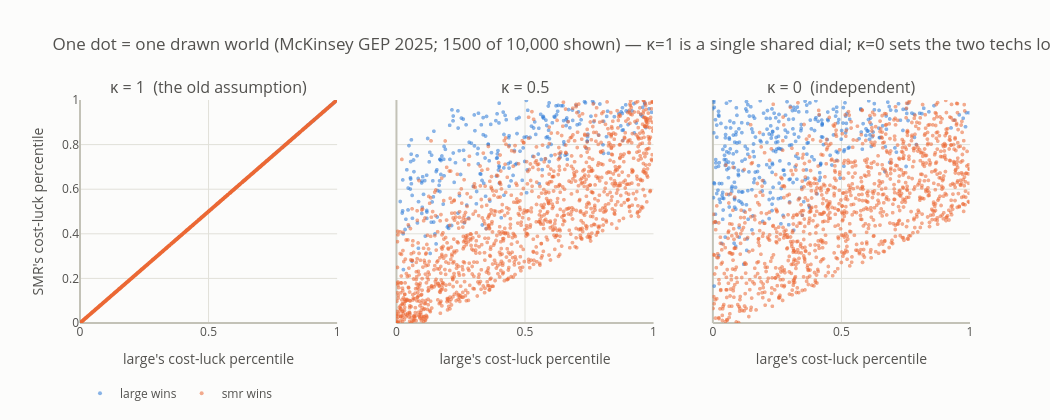

Here is the notebook cell this chart was saved with:
### Markdown cell above
### §7 · κ — the dial that couples the dice

Here is the one genuinely new idea in `tech_comparison`, and the axis of the whole
robustness map. When the dice are rolled for a world, are the two technologies' draws
**linked** or **independent**?

Think of two students taking the *same* exam. If one finds it hard, the other probably
does too — their scores are coupled, because most of what varies (the exam) is shared.
Nuclear costs have a lot of "shared exam": interest rates, commodity prices, the
regulator's mood, the health of the whole nuclear supply chain. If those dominate, then
a world where large reactors are expensive is a world where SMRs are expensive too —
and the *gap* between them barely moves.

**κ (kappa) is the dial from 1 to 0** that sets how much of the exam is shared
(formally: a rank correlation between the two technologies' draws — the word "copula"
appears here once and never again):

- **κ = 1**: fully shared. Both technologies always sit at the *same percentile* of
  their respective ranges — one luck dial for the whole sector. **This was the previous
  evidence base's silent assumption**, and it quietly does a lot of work: with the gap
  stabilized, the fast learner almost always wins.
- **κ = 0**: independent fates. The cost gap and the learning gap become uncertain
  themselves — and *the gap is the entire bet*.

The interactive figure shows real drawn worlds at three settings of the dial: a perfect
diagonal dissolving into a round cloud. **Hover over any point** to inspect that world's
full card. The static panel below it shows the practical consequence: the distribution
of the SMR-vs-large price-tag gap widens as κ falls.

### Code cell
# §7 PLOTLY 1 - the coupling dial, world by world (hover = the world's card).
_sub = 1500      # points shown per panel (of 10,000; plotted subset only, stated on figure)
fig = make_subplots(rows=1, cols=3, shared_yaxes=True,
                    subplot_titles=[CELL_LABEL[c] for c in ["k100", "k050", "k000"]])
for j, cell in enumerate(["k100", "k050", "k000"], start=1):
    pdc = load_perdraw(cell, REP_TOKEN)
    w = pdc["world"].iloc[:_sub]
    custom = np.column_stack([w["boak_large"], w["boak_smr"], 100*w["lr_large"],
                              100*w["lr_smr"], pdc["m_pct"][:_sub]])
    for tech in ["large", "smr"]:
        m = (pdc["winner"][:_sub] == tech)
        fig.add_trace(go.Scattergl(
            x=w["u_boak_large"][m], y=w["u_boak_smr"][m], mode="markers",
            marker=dict(size=4, color=COL[tech], opacity=0.55),
            name=f"{tech} wins", legendgroup=tech, showlegend=(j == 1),
            customdata=custom[m],
            hovertemplate=("large anchor $%{customdata[0]:,.0f}/kW · "
                           "SMR anchor $%{customdata[1]:,.0f}/kW<br>"
                           "large learns %{customdata[2]:.1f}%/dbl · "
                           "SMR learns %{customdata[3]:.1f}%/dbl<br>"
                           "margin %{customdata[4]:.1f}% (+ = SMR wins)<extra></extra>")),
            row=1, col=j)
    fig.update_xaxes(title_text="large's cost-luck percentile", range=[0, 1],
                     gridcolor=GRID_C, row=1, col=j)
fig.update_yaxes(title_text="SMR's cost-luck percentile", range=[0, 1],
                 gridcolor=GRID_C, row=1, col=1)
plotly_layout(fig, height=420, width=1050,
              title=f"One dot = one drawn world ({REP_SCHED}; {_sub} of 10,000 shown) — "
                    "κ=1 is a single shared dial; κ=0 sets the two techs loose",
              legend=dict(orientation="h", y=-0.25))
fig.show()

### Figure 1 — Plotly figure (JSON) as saved in the notebook; plotly's stock layout.template omitted (floating-point values rounded to 4 significant figures; data arrays with more than 128 entries replaced by an {"elided": "..."} marker saying what was removed)
{"data": [{"customdata": {"elided": "189x5 float values"}, "hovertemplate": "large anchor $%{customdata[0]:,.0f}/kW · SMR anchor $%{customdata[1]:,.0f}/kW<br>large learns %{customdata[2]:.1f}%/dbl · SMR learns %{customdata[3]:.1f}%/dbl<br>margin %{customdata[4]:.1f}% (+ = SMR wins)<extra></extra>", "legendgroup": "large", "marker": {"color": "#2a78d6", "opacity": 0.55, "size": 4}, "mode": "markers", "name": "large wins", "showlegend": true, "type": "scattergl", "x": {"elided": "189 float values"}, "xaxis": "x", "y": {"elided": "189 float values"}, "yaxis": "y"}, {"customdata": {"elided": "1311x5 float values"}, "hovertemplate": "large anchor $%{customdata[0]:,.0f}/kW · SMR anchor $%{customdata[1]:,.0f}/kW<br>large learns %{customdata[2]:.1f}%/dbl · SMR learns %{customdata[3]:.1f}%/dbl<br>margin %{customdata[4]:.1f}% (+ = SMR wins)<extra></extra>", "legendgroup": "smr", "marker": {"color": "#eb6834", "opacity": 0.55, "size": 4}, "mode": "markers", "name": "smr wins", "showlegend": true, "type": "scattergl", "x": {"elided": "1311 float values"}, "xaxis": "x", "y": {"elided": "1311 float values"}, "yaxis": "y"}, {"customdata": {"elided": "277x5 float values"}, "hovertemplate": "large anchor $%{customdata[0]:,.0f}/kW · SMR anchor $%{customdata[1]:,.0f}/kW<br>large learns %{customdata[2]:.1f}%/dbl · SMR learns %{customdata[3]:.1f}%/dbl<br>margin %{customdata[4]:.1f}% (+ = SMR wins)<extra></extra>", "legendgroup": "large", "marker": {"color": "#2a78d6", "opacity": 0.55, "size": 4}, "mode": "markers", "name": "large wins", "showlegend": false, "type": "scattergl", "x": {"elided": "277 float values"}, "xaxis": "x2", "y": {"elided": "277 float values"}, "yaxis": "y2"}, {"customdata": {"elided": "1223x5 float values"}, "hovertemplate": "large anchor $%{customdata[0]:,.0f}/kW · SMR anchor $%{customdata[1]:,.0f}/kW<br>large learns %{customdata[2]:.1f}%/dbl · SMR learns %{customdata[3]:.1f}%/dbl<br>margin %{customdata[4]:.1f}% (+ = SMR wins)<extra></extra>", "legendgroup": "smr", "marker": {"color": "#eb6834", "opacity": 0.55, "size": 4}, "mode": "markers", "name": "smr wins", "showlegend": false, "type": "scattergl", "x": {"elided": "1223 float values"}, "xaxis": "x2", "y": {"elided": "1223 float values"}, "yaxis": "y2"}, {"customdata": {"elided": "368x5 float values"}, "hovertemplate": "large anchor $%{customdata[0]:,.0f}/kW · SMR anchor $%{customdata[1]:,.0f}/kW<br>large learns %{customdata[2]:.1f}%/dbl · SMR learns %{customdata[3]:.1f}%/dbl<br>margin %{customdata[4]:.1f}% (+ = SMR wins)<extra></extra>", "legendgroup": "large", "marker": {"color": "#2a78d6", "opacity": 0.55, "size": 4}, "mode": "markers", "name": "large wins", "showlegend": false, "type": "scattergl", "x": {"elided": "368 float values"}, "xaxis": "x3", "y": {"elided": "368 float values"}, "yaxis": "y3"}, {"customdata": {"elided": "1132x5 float values"}, "hovertemplate": "large anchor $%{customdata[0]:,.0f}/kW · SMR anchor $%{customdata[1]:,.0f}/kW<br>large learns %{customdata[2]:.1f}%/dbl · SMR learns %{customdata[3]:.1f}%/dbl<br>margin %{customdata[4]:.1f}% (+ = SMR wins)<extra></extra>", "legendgroup": "smr", "marker": {"color": "#eb6834", "opacity": 0.55, "size": 4}, "mode": "markers", "name": "smr wins", "showlegend": false, "type": "scattergl", "x": {"elided": "1132 float values"}, "xaxis": "x3", "y": {"elided": "1132 float values"}, "yaxis": "y3"}], "layout": {"annotations": [{"font": {"size": 16}, "showarrow": false, "text": "κ = 1  (the old assumption)", "x": 0.1444, "xanchor": "center", "xref": "paper", "y": 1.0, "yanchor": "bottom", "yref": "paper"}, {"font": {"size": 16}, "showarrow": false, "text": "κ = 0.5", "x": 0.5, "xanchor": "center", "xref": "paper", "y": 1.0, "yanchor": "bottom", "yref": "paper"}, {"font": {"size": 16}, "showarrow": false, "text": "κ = 0  (independent)", "x": 0.8556, "xanchor": "center", "xref": "paper", "y": 1.0, "yanchor": "bottom", "yref": "paper"}], "font": {"color": "#52514e", "size": 12}, "height": 420, "legend": {"orientation": "h", "y": -0.25}, "paper_bgcolor": "#fcfcfb", "plot_bgcolor": "#fcfcfb", "title": {"text": "One dot = one drawn world (McKinsey GEP 2025; 1500 of 10,000 shown) — κ=1 is a single shared dial; κ=0 sets the two techs loose"}, "width": 1050, "xaxis": {"anchor": "y", "domain": [0.0, 0.2889], "gridcolor": "#e1e0d9", "range": [0, 1], "title": {"text": "large's cost-luck percentile"}, "zerolinecolor": "#c3c2b7"}, "xaxis2": {"anchor": "y2", "domain": [0.3556, 0.6444], "gridcolor": "#e1e0d9", "range": [0, 1], "title": {"text": "large's cost-luck percentile"}, "zerolinecolor": "#c3c2b7"}, "xaxis3": {"anchor": "y3", "domain": [0.7111, 1.0], "gridcolor": "#e1e0d9", "range": [0, 1], "title": {"text": "large's cost-luck percentile"}, "zerolinecolor": "#c3c2b7"}, "yaxis": {"anchor": "x", "domain": [0.0, 1.0], "gridcolor": "#e1e0d9", "range": [0, 1], "title": {"text": "SMR's cost-luck percentile"}, "zerolinecolor": "#c3c2b7"}, "yaxis2": {"anchor": "x2", "domain": [0.0, 1.0], "gridcolor": "#e1e0d9", "matches": "y", "showticklabels": false, "zerolinecolor": "#c3c2b7"}, "yaxis3": {"anchor": "x3", "domain": [0.0, 1.0], "gridcolor": "#e1e0d9", "matches": "y", "showticklabels": false, "zerolinecolor": "#c3c2b7"}}}
